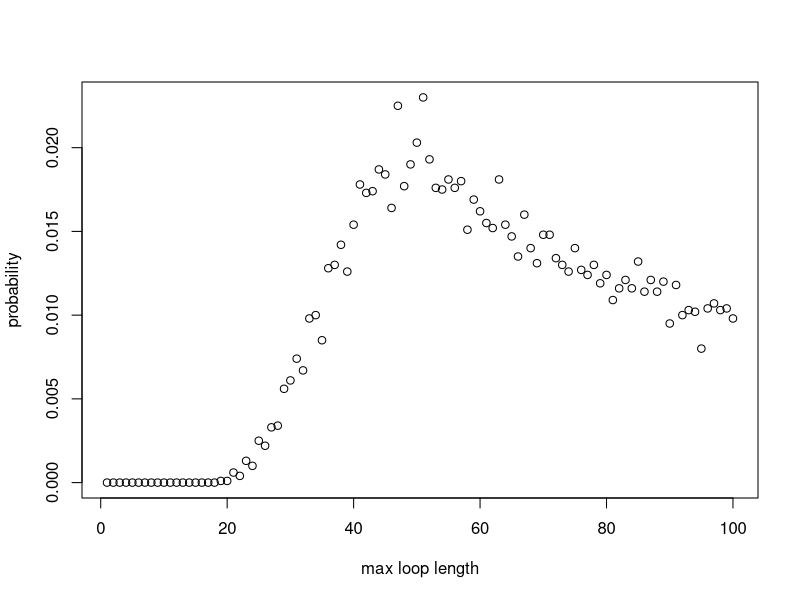

The R script that drew this image:
#### Team Members

#### address of github repo


#### Contributions

#### Overview / summary

# Consider a case of 2n prisoners, each with a unique prisoner number ranging from 1 to 2n. 
# There is a room with 2n boxes, each with a unique number between 1 and 2n painted on its lid. 
# In each box, there is one card with a unique number between 1 and 2n. 
# The prisoners have n chances to open boxes to find their number. 
# Communication is allowable among those prisoners and the room will be returned 
# to its original state after each prisoner’s go. 

# Firstly, we will show 3 strategies for the prisoners, create a Pone function to estimate 
# the probability of a single prisoner successfully finding their number, use a Pall function to 
# calculate the probability of all the prisoners finding their numbers. 
# Based on the results of the individual and joint success probabilities using different strategies, 
# we will give some comments about which strategy has the highest success probabilities for 
# both individuals and all. 

# The following code uses stochastic simulation to explore the prisoner problem. 

## There are 2n cards each printed with a unique number from 1 to 2n.
## The 2n cards are randomly placed one in each of 2n boxes
## Use sample function to give a random order of card numbers
#cards_num <- sample(1:(2*n), 2*n, replace=FALSE)


## Prisoner k uses Strategy 1 to find their number
## Each prisoner with their number 'p' starts at the p-th box whose number on the card is k
## If k is not equal to p, then the prisoner goes to box number k and open it
## The process will be repeated until they have either found the card with number p or opened n boxes without finding it

##problem: whether necessarily needs to put n /cards_num as inputs?

Strategy1 <- function(n,k,cards_num) {
  #create an empty vector to store card numbers that have been read
  cards_picked <- rep(0, n) # the prisoner can read at most n cards
  cards_picked[1] <- cards_num[k] # start at the box with his number on it
  #for each of the remaining steps, firstly check whether he has found its number
  #if so, he will stop; if not, he will continue to read cards
  for (b in 2:n) {
    if (cards_picked[b-1] == k) {#if the prisoner k has found his number
      return(TRUE)
      break
    } else {#otherwise prisoner will open the box with number k
      cards_picked[b] <- cards_num[cards_picked[b-1]]
    }
  }
  #check whether he finds his number in the final step
  if (cards_picked[n] != k) { #if the final number is not his number
    return(FALSE)
  } else {#if the final number is equal to his number
    return(TRUE)
  }
}

## Strategy 2

Strategy2 <- function(n,k,cards_num) {
  #create an empty vector to store card numbers that have been read
  cards_picked <- rep(0, n) # the prisoner can read at most n cards
  cards_picked[1] <- sample(cards_num,1)# start at a randomly selected box 
  #for each of the remaining steps, firstly check whether he has found its number
  #if so, he will stop; if not, he will continue to read cards
  for (b in 2:n) {
    if (cards_picked[b-1] == k) {#if the prisoner k has found his number
      return(TRUE)
      break
    } else {#otherwise prisoner will open the box with number k
      cards_picked[b] <- cards_num[cards_picked[b-1]]
    }
  }
  #check whether he finds his number in the final step
  if (cards_picked[n] != k) { #if the final number is not his number
    return(FALSE)
  } else {#if the final number is equal to his number
    return(TRUE)
  }
}


## Strategy 3, selecting n boxes randomly to open. We use sample to get these numbers.

Strategy3 <- function(n,k,cards_num){ # Begin function, using n,k,cards_num parameters to work with Pone and Pall
  cards_picked <- sample(cards_num,n) # Randomly select n boxes from cards_num to open
  if (k %in% cards_num[cards_picked]){ # Check if prisoner number is in any of the boxes selected
    return(TRUE) 
    #cat("The prisoner found their card in box ", match(x,boxes[select_box])) # Uncomment this if running Strategy3 standalone for a success message
  } else { # If prisoner number not in any of the n boxes
    return(FALSE)
    #print("The prisoner did not find their card.") # Uncomment this for a failure message.
  }
} # End function

## Write a function 'Pone' to estimate the probability of a prisoner successfully finding their number

Pone <- function(n,k,strategy,nreps) {
  # create an empty vector to store whether the prisoner k has found his number in each simulation
  success <- rep(0, nreps)
  for (i in 1:nreps) {
    #simulate the order of card numbers
    cards_num <- sample(1:(2*n), 2*n, replace=FALSE)
    success[i] <- strategy(n,k,cards_num)
  }
  #return(success)
  #use 'sum' to count the number of successes or TRUE values
  #show the success probability
  return(sum(success)/nreps)
}

Pone(10,1,Strategy1,1000)


## Create a function Pall - version with 'nreps'

Pall <- function(n,strategy,nreps) {
  #create a vector to record the result of each simulation with default values of 1s
  num_success <- rep(1,nreps)
  for (i in 1:nreps) {#for each simulation
    #generate a random order of card numbers
    cards_num <- sample(1:(2*n), 2*n, replace=FALSE)
    #use the strategies to calculate whether each prisoner can find their correct number within n times
    for (k in 1:(2*n)) {
      num_success[i] <- num_success[i] * strategy(n,k,cards_num)
    }
  }
  return(sum(num_success)/nreps)
}

###pone takes args: n,k,strategy,nreps
###individual probs
Pone(5,5,Strategy1,10000)
Pone(50,50,Strategy1,10000)
#one prisoner & strategy 1: prob success ~ 50%

Pone(5,5,Strategy2,10000)
Pone(500,500,Strategy2,10000)
#one prisoner & strategy 2: prob success ~40% (n=5) ~37% (n>50)

Pone(5,5,Strategy3,10000)
Pone(50,50,Strategy3,10000)
#one prisoner & strategy 3: prob success ~50% 


#pall takes args: n,strategy,nreps
#joint probs 
Pall(5,Strategy1,10000)
Pall(50,Strategy1,10000)
#10 prisoners & strategy 1: prob success ~35%
#100 prisoners & strategy 1: prob success ~30%

Pall(5,Strategy2,10000)
Pall(50,Strategy2,10000)
#10 prisoners & strategy 2: prob success ~0.01%
#100 prisoners & strategy 2: prob success ~0% (smaller than precision)

Pall(5,Strategy3,10000)
Pall(50,Strategy3,10000)
#10 prisoners & strategy 3: prob success ~1%
#100 prisoners & strategy 3: prob success ~0% (smaller than precision)


#
#
# Add some commentary about the funky results ;)
#
#


#calculate the probability of loop lengths 
dloop <- function(n, nreps) {
  each_loop_lengths <- c() #list to store the loop lengths generated by all simulations
  max_loop_lengths <- c()
  
  for (i in 1:nreps){ 
    #simulate the boxes nreps times 
    boxes <- sample(1 : (2*n), 2*n , replace=FALSE) 
    unopened_boxes <- 1:(2*n)
    
    #store the unique loop lengths generated from each simulation 
    new_loop_lengths <- c()
    
    #scan for loops, (while more than 2 boxes are still closed, indexing breaks down for smaller loops)
    while (length(unopened_boxes) > 2 ){
      #pick the smallest number unopened box and store the value of the card inside 
      cards_picked <- boxes[unopened_boxes[1]]
      
      #pick your next box according to your last card and scan each closed loop
      for (b in 2:length(unopened_boxes)){ #max loop length is the number of closed boxes
        cards_picked <- c(cards_picked, boxes[cards_picked[b-1]])
      }#end for 
      
      #add your new loop length to your list
      new_loop_lengths <- c(new_loop_lengths, length(unique(cards_picked))) 
      
      #remove the boxes opened 
      unopened_boxes <- setdiff(unopened_boxes,unique(cards_picked))
    } #end while 
    
    
    each_loop_lengths <- c(each_loop_lengths, unique(new_loop_lengths))
    max_loop_lengths <- c(max_loop_lengths, max(new_loop_lengths))
    
    
  } #end for 
  
  #probability vector for the occurrence of each maximum loop length 
  prob_vec_ymax <- tabulate(max_loop_lengths)/nreps
  x_axis <- 1:length(prob_vec_ymax)
  #prints a plot for probailities of maximum loop lengths
  plot(x_axis, prob_vec_ymax, xlab = "max loop length", ylab = "probability")
  
  #find the probability of max loop length is less than n
  prob_less_n_loop = sum(prob_vec_ymax[1:n])
  cat("\n","prob your max loop has a length less than n",   prob_less_n_loop, "\n")
  
  
  #probability vector for the occurrence of each type of loop length 
  prob_vec_y <- tabulate(each_loop_lengths)/nreps
  cat("your probability vector for producing at least one loop of length i: \n", prob_vec_y)
  return(prob_vec_y)
}#end function


VAR_1 <- dloop(50, 10000)









